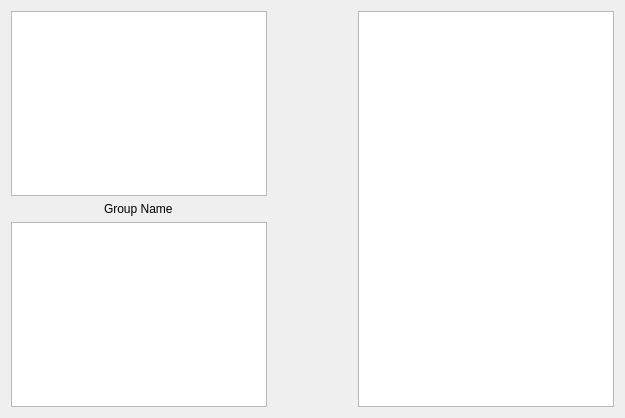
<?xml version="1.0" encoding="UTF-8"?>
<ui version="4.0">
 <class>GroupProfileGUI</class>
 <widget class="QWidget" name="GroupProfileGUI">
  <property name="geometry">
   <rect>
    <x>0</x>
    <y>0</y>
    <width>625</width>
    <height>418</height>
   </rect>
  </property>
  <property name="windowTitle">
   <string>Form</string>
  </property>
  <layout class="QGridLayout" name="gridLayout">
   <item row="0" column="0">
    <layout class="QHBoxLayout" name="horizontalLayout">
     <item>
      <layout class="QVBoxLayout" name="verticalLayout">
       <item>
        <widget class="QGraphicsView" name="groupPhoto"/>
       </item>
       <item alignment="Qt::AlignHCenter">
        <widget class="QLabel" name="groupNameLabel">
         <property name="text">
          <string>Group Name</string>
         </property>
        </widget>
       </item>
       <item>
        <widget class="QTextBrowser" name="descriptionBrowser"/>
       </item>
      </layout>
     </item>
     <item>
      <spacer name="horizontalSpacer">
       <property name="orientation">
        <enum>Qt::Horizontal</enum>
       </property>
       <property name="sizeHint" stdset="0">
        <size>
         <width>40</width>
         <height>20</height>
        </size>
       </property>
      </spacer>
     </item>
     <item>
      <widget class="QTableWidget" name="memberTable"/>
     </item>
    </layout>
   </item>
  </layout>
 </widget>
 <resources/>
 <connections/>
</ui>
